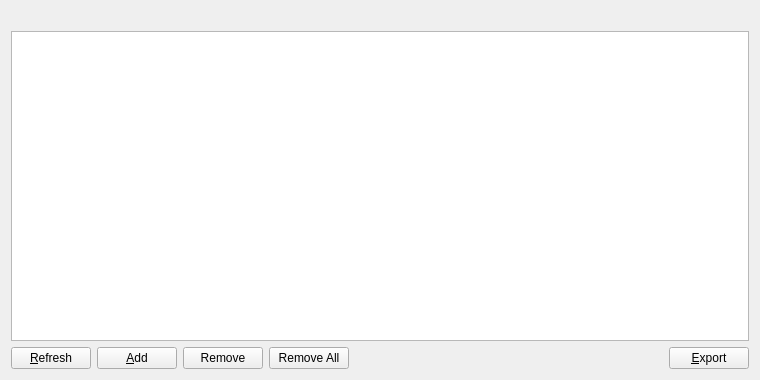
<?xml version="1.0" encoding="UTF-8"?>
<ui version="4.0">
 <class>EditWhitelistOfferDialog</class>
 <widget class="QWidget" name="EditWhitelistOfferDialog">
  <property name="geometry">
   <rect>
    <x>0</x>
    <y>0</y>
    <width>760</width>
    <height>380</height>
   </rect>
  </property>
  <property name="windowTitle">
   <string>Manage Affiliates</string>
  </property>
  <layout class="QVBoxLayout" name="verticalLayout">
   <item>
    <widget class="QLabel" name="labelExplanation">
     <property name="textFormat">
      <enum>Qt::PlainText</enum>
     </property>
     <property name="wordWrap">
      <bool>true</bool>
     </property>
    </widget>
   </item>
   <item>
    <widget class="QTableView" name="tableView">
     <property name="contextMenuPolicy">
      <enum>Qt::CustomContextMenu</enum>
     </property>
     <property name="toolTip">
      <string/>
     </property>
     <property name="tabKeyNavigation">
      <bool>false</bool>
     </property>
     <property name="alternatingRowColors">
      <bool>true</bool>
     </property>
     <property name="selectionMode">
      <enum>QAbstractItemView::SingleSelection</enum>
     </property>
     <property name="selectionBehavior">
      <enum>QAbstractItemView::SelectRows</enum>
     </property>
     <property name="sortingEnabled">
      <bool>true</bool>
     </property>
     <attribute name="verticalHeaderVisible">
      <bool>false</bool>
     </attribute>
    </widget>
   </item>
   <item>
    <layout class="QHBoxLayout" name="horizontalLayout">
     <item>
      <widget class="QPushButton" name="refreshButton">
       <property name="maximumSize">
        <size>
         <width>16777215</width>
         <height>48</height>
        </size>
       </property>
       <property name="toolTip">
        <string>Refresh affiliate list</string>
       </property>
       <property name="text">
        <string>&amp;Refresh</string>
       </property>
      </widget>
     </item>
     <item>
      <widget class="QPushButton" name="newEntry">
       <property name="toolTip">
        <string>Add a new affiliate</string>
       </property>
       <property name="text">
        <string>&amp;Add</string>
       </property>
      </widget>
     </item>
     <item>
      <widget class="QPushButton" name="removeButton">
       <property name="toolTip">
        <string>Remove an affiliate</string>
       </property>
       <property name="text">
        <string>Remove</string>
       </property>
      </widget>
     </item>
     <item>
      <widget class="QPushButton" name="removeAllButton">
       <property name="toolTip">
        <string>Remove all affiliates</string>
       </property>
       <property name="text">
        <string>Remove All</string>
       </property>
      </widget>
     </item>
     <item>
      <spacer name="horizontalSpacer">
       <property name="orientation">
        <enum>Qt::Horizontal</enum>
       </property>
       <property name="sizeHint" stdset="0">
        <size>
         <width>40</width>
         <height>20</height>
        </size>
       </property>
      </spacer>
     </item>
     <item>
      <widget class="QPushButton" name="exportButton">
       <property name="toolTip">
        <string>Export the data in the current tab to a file</string>
       </property>
       <property name="text">
        <string>&amp;Export</string>
       </property>
      </widget>
     </item>
    </layout>
   </item>
  </layout>
 </widget>
 <resources>
  <include location="../syscoin.qrc"/>
 </resources>
 <connections/>
</ui>
